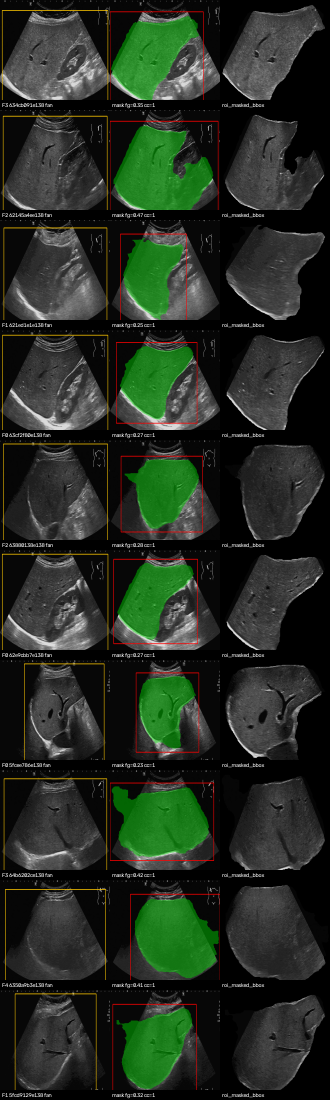
#> input picture src/models/fibrosis/reports/qc/sheet_00.png, 660 x 2200 px (shown at 1/2 size)
$ python -i preprocess.py   (imports and definitions only)
#> lines starting #> are read from the running program, lines starting #| are printed output that depends on the picture; after the words box and inside, x2 and y2 are one past the last pixel; in counts of white or black regions, pixels touching at a corner belong together
"""Image preprocessing for fibrosis staging: fan detection, mask cleanup, ROI cropping.

Two measured properties of this dataset drive the design:

1. Burned-in vendor chrome (patient id, depth, gain, timestamps) is NOT pixel-static --
   its content changes on every image, so a static pixel mask cannot remove it. The
   only workable defence is a *geometric* crop to the ultrasound fan region.

2. Image resolution is confounded with the label (mean 5.10 kPa at 720x1000 versus
   6.75 kPa at 730x1020, F4 rate 0.0% versus 11.9%). Every input is therefore stretched
   to a fixed square without preserving aspect ratio -- preserving it would preserve the
   scanner fingerprint and hand the model a shortcut.
"""

import logging
from typing import Optional, Tuple

import cv2
import numpy as np

INPUT_MODES: Tuple[str, ...] = (
    "full",              # whole frame, chrome included -- the naive baseline
    "fan",               # geometric crop to the ultrasound sector
    "roi_bbox",          # crop to the liver mask bounding box
    "roi_masked_bbox",   # crop to the liver bbox and zero everything outside the mask
    "chrome",            # INVERSE of the fan -- negative control, must carry no signal
    "mask_only",         # binary liver mask alone, no texture -- negative control
)

logger: logging.Logger = logging.getLogger("SmartLiva.FibrosisPreprocess")


def detect_fan(
    gray: np.ndarray,
    thresh: int = 8,
    kernel: int = 15,
    shrink: float = 0.02,
) -> Tuple[int, int, int, int]:
    """Locate the ultrasound sector and return its bounding box as (x1, y1, x2, y2).

    Thresholding at a near-black level keeps the sector and the chrome text; the
    morphological opening then dissolves thin glyphs while leaving the solid sector
    intact, so the largest remaining component is the imaging area. The box is shrunk
    slightly to drop the bright rim that borders the sector on some vendors.
    """
    h, w = gray.shape[:2]

    _, binary = cv2.threshold(gray, thresh, 255, cv2.THRESH_BINARY)
    element: np.ndarray = cv2.getStructuringElement(cv2.MORPH_ELLIPSE, (kernel, kernel))
    binary = cv2.morphologyEx(binary, cv2.MORPH_OPEN, element)

    n_labels, _, stats, _ = cv2.connectedComponentsWithStats(binary, connectivity=8)
    if n_labels <= 1:
        return 0, 0, w, h

    largest: int = 1 + int(np.argmax(stats[1:, cv2.CC_STAT_AREA]))
    x, y, bw, bh = (int(v) for v in stats[largest, :4])

    dx, dy = int(bw * shrink), int(bh * shrink)
    x1, y1 = max(x + dx, 0), max(y + dy, 0)
    x2, y2 = min(x + bw - dx, w), min(y + bh - dy, h)

    # Degenerate detection (mostly-black frame) falls back to the whole image.
    if x2 - x1 < 32 or y2 - y1 < 32:
        return 0, 0, w, h
    return x1, y1, x2, y2


# [154 lines left out: functions _fill_holes, clean_mask, liver_roi_bbox, apply_roi, standardize, load_pair and 1 more, not called in this run]

>>> import cv2
>>> picture = cv2.imread('reports/qc/sheet_00.png', cv2.IMREAD_GRAYSCALE)
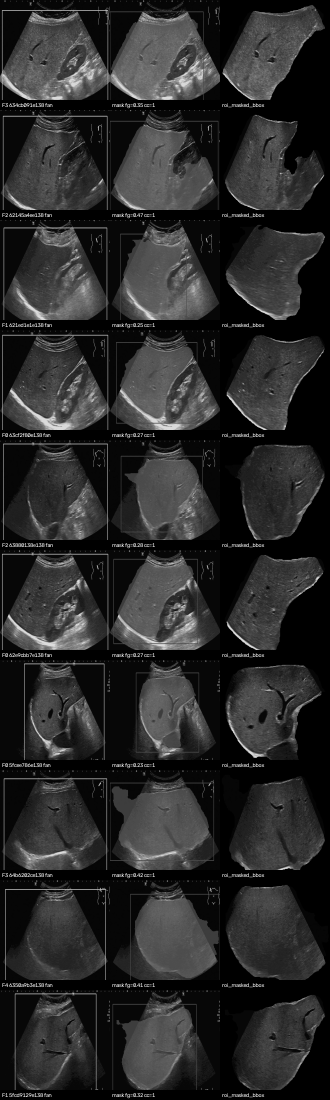
#> picture: shape (2200, 660) (shown at 1/2 size); min 0, max 255, mean 41.8
>>> result = detect_fan(picture)
#> in detect_fan, `_, binary = cv2.threshold(gray, thresh, 255, cv2.THRESH_BINARY)`:
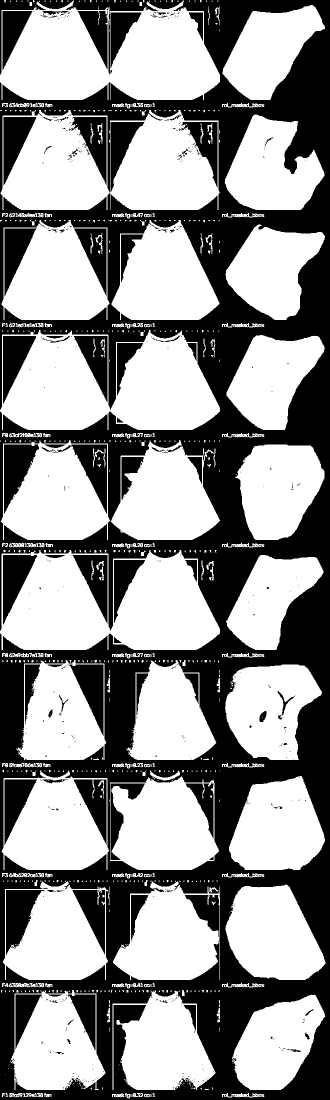
#> binary: shape (2200, 660) (shown at 1/2 size); 57.4% white; 820 black regions (731 under 20 px), largest, box (x1, y1, x2, y2) and area: (0, 0, 660, 2200) 497909, (12, 1780, 90, 1910) 5412, (8, 889, 78, 1028) 5270
#> in detect_fan, `binary = cv2.morphologyEx(binary, cv2.MORPH_OPEN, element)`:
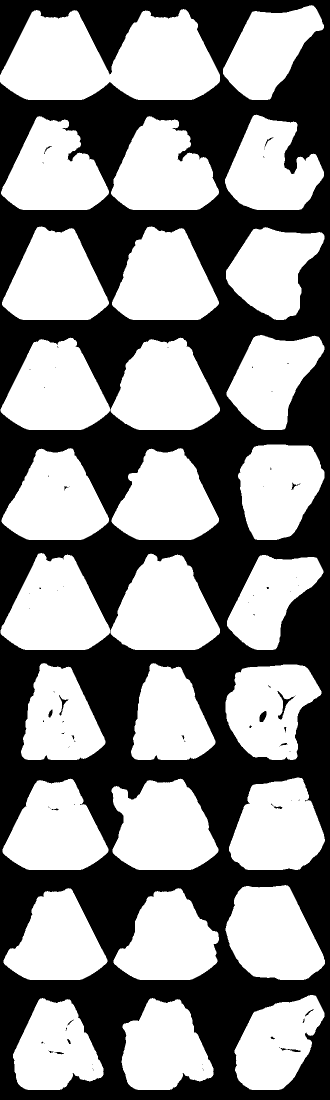
#> binary: shape (2200, 660) (shown at 1/2 size); 53.5% white; 84 black regions (62 under 20 px), largest, box (x1, y1, x2, y2) and area: (0, 0, 660, 2200) 673150, (555, 1382, 591, 1439) 392, (519, 1422, 533, 1444) 213
#> in detect_fan, `n_labels, _, stats, _ = cv2.connectedComponentsWithStats(binary, conne..`: n_labels = 30; stats = 30 rows, first 6: [0, 0, 660, 2200, 674951], [446, 10, 202, 190, 22203], [0, 18, 440, 182, 57584], [450, 229, 198, 191, 24375], [2, 232, 216, 188, 26595], [222, 232, 216, 188, 27721]
#> in detect_fan, `largest: int = 1 + int(np.argmax(stats[1:, cv2.CC_STAT_AREA]))`: largest = 2
#> in detect_fan, `x, y, bw, bh = (int(v) for v in stats[largest, :4])`: x = 0; y = 18; bw = 440; bh = 182
#> in detect_fan, `dx, dy = int(bw * shrink), int(bh * shrink)`: dx = 8; dy = 3
#> in detect_fan, `x1, y1 = max(x + dx, 0), max(y + dy, 0)`: x1 = 8; y1 = 21
#> in detect_fan, `x2, y2 = min(x + bw - dx, w), min(y + bh - dy, h)`: x2 = 432; y2 = 197
#> result = (8, 21, 432, 197)
